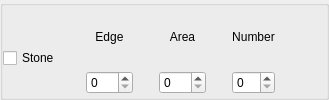
       <widget class="QGroupBox" name="groupBox_Stone">
        <property name="title">
         <string/>
        </property>
        <layout class="QHBoxLayout" name="horizontalLayout_26">
         <property name="leftMargin">
          <number>0</number>
         </property>
         <property name="topMargin">
          <number>3</number>
         </property>
         <property name="bottomMargin">
          <number>3</number>
         </property>
         <item>
          <layout class="QHBoxLayout" name="horizontalLayout_5">
           <item>
            <layout class="QVBoxLayout" name="verticalLayout_6">
             <item>
              <spacer name="verticalSpacer">
               <property name="orientation">
                <enum>Qt::Vertical</enum>
               </property>
               <property name="sizeType">
                <enum>QSizePolicy::Fixed</enum>
               </property>
               <property name="sizeHint" stdset="0">
                <size>
                 <width>50</width>
                 <height>13</height>
                </size>
               </property>
              </spacer>
             </item>
             <item>
              <widget class="QCheckBox" name="checkStone">
               <property name="text">
                <string>Stone</string>
               </property>
              </widget>
             </item>
            </layout>
           </item>
           <item>
            <spacer name="horizontalSpacer_5">
             <property name="orientation">
              <enum>Qt::Horizontal</enum>
             </property>
             <property name="sizeType">
              <enum>QSizePolicy::Fixed</enum>
             </property>
             <property name="sizeHint" stdset="0">
              <size>
               <width>20</width>
               <height>20</height>
              </size>
             </property>
            </spacer>
           </item>
           <item>
            <layout class="QVBoxLayout" name="verticalLayout_5">
             <item>
              <widget class="QLabel" name="label_2">
               <property name="text">
                <string>Edge</string>
               </property>
               <property name="alignment">
                <set>Qt::AlignCenter</set>
               </property>
              </widget>
             </item>
             <item>
              <widget class="QSpinBox" name="spinStoneEdge">
               <property name="contextMenuPolicy">
                <enum>Qt::NoContextMenu</enum>
               </property>
               <property name="minimum">
                <number>0</number>
               </property>
               <property name="maximum">
                <number>255</number>
               </property>
              </widget>
             </item>
            </layout>
           </item>
           <item>
            <spacer name="horizontalSpacer_6">
             <property name="orientation">
              <enum>Qt::Horizontal</enum>
             </property>
             <property name="sizeType">
              <enum>QSizePolicy::Fixed</enum>
             </property>
             <property name="sizeHint" stdset="0">
              <size>
               <width>20</width>
               <height>20</height>
              </size>
             </property>
            </spacer>
           </item>
           <item>
            <layout class="QVBoxLayout" name="verticalLayout_7">
             <item>
              <widget class="QLabel" name="label_14">
               <property name="text">
                <string>Area</string>
               </property>
               <property name="alignment">
                <set>Qt::AlignCenter</set>
               </property>
              </widget>
             </item>
             <item>
              <widget class="QSpinBox" name="spinStoneArea">
               <property name="contextMenuPolicy">
                <enum>Qt::NoContextMenu</enum>
               </property>
               <property name="maximum">
                <number>999</number>
               </property>
              </widget>
             </item>
            </layout>
           </item>
           <item>
            <spacer name="horizontalSpacer_7">
             <property name="orientation">
              <enum>Qt::Horizontal</enum>
             </property>
             <property name="sizeType">
              <enum>QSizePolicy::Fixed</enum>
             </property>
             <property name="sizeHint" stdset="0">
              <size>
               <width>20</width>
               <height>20</height>
              </size>
             </property>
            </spacer>
           </item>
           <item>
            <layout class="QVBoxLayout" name="verticalLayout_8">
             <item>
              <widget class="QLabel" name="label_13">
               <property name="text">
                <string>Number</string>
               </property>
               <property name="alignment">
                <set>Qt::AlignCenter</set>
               </property>
              </widget>
             </item>
             <item>
              <widget class="QSpinBox" name="spinStoneNum">
               <property name="contextMenuPolicy">
                <enum>Qt::NoContextMenu</enum>
               </property>
              </widget>
             </item>
            </layout>
           </item>
           <item>
            <spacer name="horizontalSpacer_19">
             <property name="orientation">
              <enum>Qt::Horizontal</enum>
             </property>
             <property name="sizeHint" stdset="0">
              <size>
               <width>40</width>
               <height>20</height>
              </size>
             </property>
            </spacer>
           </item>
          </layout>
         </item>
        </layout>
        <zorder></zorder>
       </widget>
